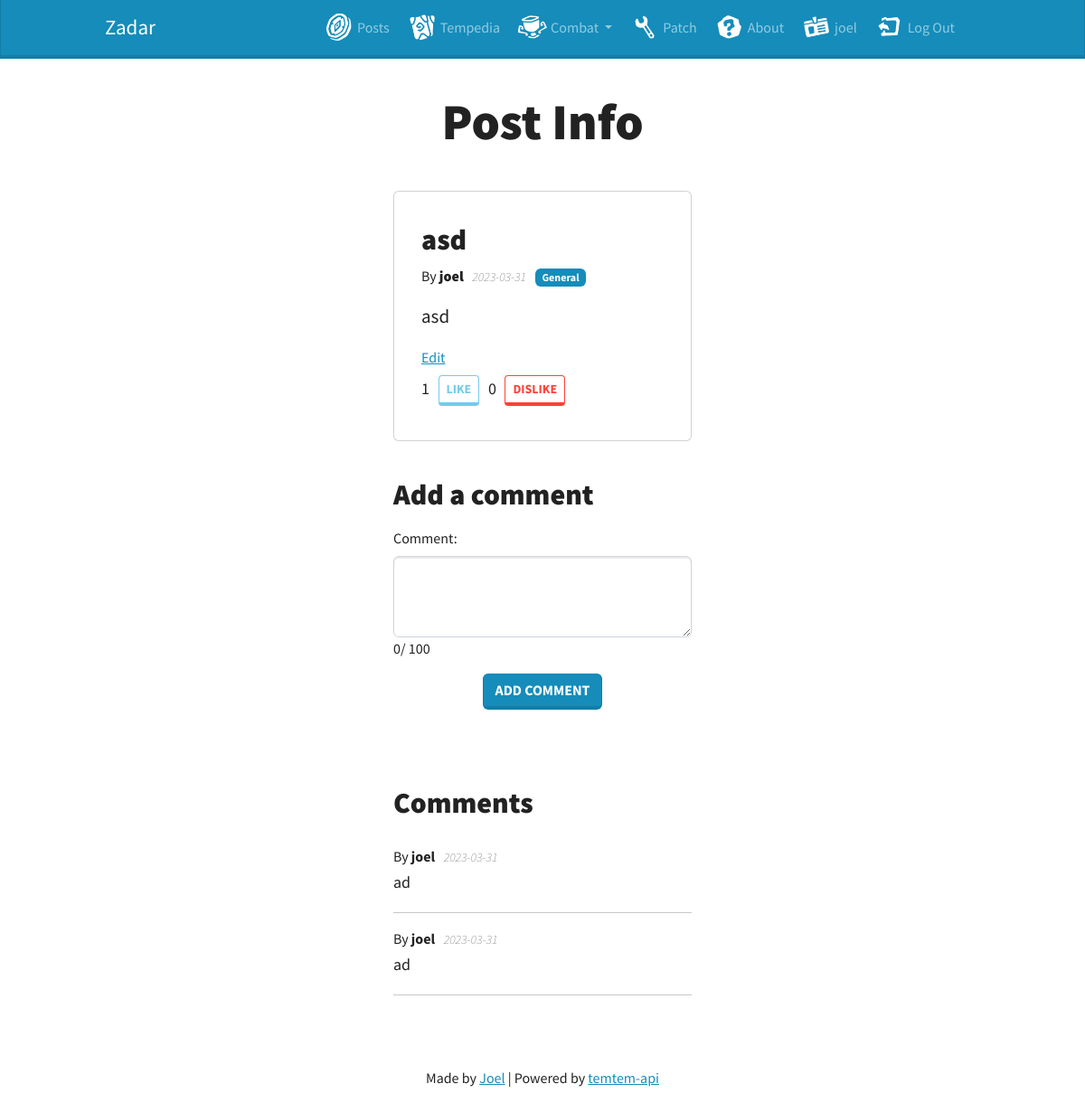
The app's page /post/1 (signed in) with its own data.
### tables this page shows
CREATE TABLE user (
  id INTEGER PRIMARY KEY AUTOINCREMENT,
  username TEXT UNIQUE NOT NULL,
  password TEXT NOT NULL,
  user_timestamp TIMESTAMP NOT NULL DEFAULT CURRENT_TIMESTAMP
);

CREATE TABLE post (
  id INTEGER PRIMARY KEY AUTOINCREMENT,
  author_id INTEGER NOT NULL,
  created TIMESTAMP NOT NULL DEFAULT CURRENT_TIMESTAMP,
  title TEXT NOT NULL,
  body TEXT NOT NULL,
  category TEXT CHECK(category IN ('GENERAL', 'TEMTEMUP', 'OPINION')) DEFAULT 'GENERAL',
  FOREIGN KEY (author_id) REFERENCES user (id)
);

CREATE TABLE comments (
  id INTEGER PRIMARY KEY AUTOINCREMENT,
  post_id INTEGER NOT NULL,
  user_id INTEGER NOT NULL,
  created TIMESTAMP NOT NULL DEFAULT CURRENT_TIMESTAMP,
  body TEXT NOT NULL,
  FOREIGN KEY (post_id) REFERENCES post (id),
  FOREIGN KEY (user_id) REFERENCES user (id)
);

### zadar/blueprints/posts.py (the view, shortened to what this page needs)
@bp.route('/post/<int:id>', methods=['GET', 'POST'])
@login_required
def post(id):
    db = get_db()
    post = get_post(id, False)
    likes = get_likes(id)
    comments = get_comments(id)
    return render_template(
        'posts/post.html',
        post=post,
        comments=comments,
        likes=likes,
        categories=get_categories()
    )

### zadar/blueprints/auth.py (called while the page is built)
@bp.before_app_request
def load_logged_in_user():
    user_id = session.get('user_id')
    if user_id is None:
        g.user = None
    else:
        g.user = get_db().execute(
            'SELECT * FROM user WHERE id = ?', (user_id, )
        ).fetchone()

def login_required(view):
    @functools.wraps(view)
    def wrapped_view(**kwargs):
        if g.user is None:
            return redirect(url_for('auth.login'))
        return view(**kwargs)
    return wrapped_view

### zadar/blueprints/posts.py (called while the page is built)
def get_categories():
    return ['GENERAL', 'TEMTEMUP', 'OPINION']

def get_post(id, check_author=True):
    post = get_db().execute(
        'SELECT p.id, title, body, category, created, author_id, username'
        ' FROM post p JOIN user u ON p.author_id = u.id'
        ' WHERE p.id = ?',
        (id,)
    ).fetchone()
    if post is None:
        abort(404, f"Post id {id} doesn't exist.")
    if check_author and post['author_id'] != g.user['id']:
        abort(403)
    return post

def get_comments(id):
    db = get_db()
    comments = db.execute('SELECT c.id, c.post_id, c.user_id, u.username, c.created, c.body '
                          'FROM comments c JOIN user u ON c.user_id = u.id '
                          'WHERE c.post_id = ? '
                          'ORDER BY c.created DESC', (id,)).fetchall()
    return comments

def get_likes(id):
    db = get_db()
    likes = db.execute(
        'SELECT '
        'COUNT(CASE WHEN type = "like" THEN 1 ELSE NULL END) as likes, '
        'COUNT(CASE WHEN type = "dislike" THEN 1 ELSE NULL END) as dislikes '
        'FROM likes '
        'WHERE post_id = ?',
        (id,)
    ).fetchone()
    return likes

### zadar/db.py (called while the page is built)
def get_db():
    if 'db' not in g:
        g.db = sqlite3.connect(
            current_app.config['DATABASE'],
            detect_types=sqlite3.PARSE_DECLTYPES
        )
        g.db.row_factory = sqlite3.Row
    return g.db

### zadar/templates/posts/post.html (shortened to what this page needs)
{% extends 'base.html' %}
{% block header %}
  <h1 class="display-4">{% block title %}Post Info{% endblock %}</h1>
{% endblock %}
{% block content %}
<div class="container">
  <div class="post-container">
    <div class="card post">
      <div class="card-body post-body">
        <h2 class="card-title py-1">{{ post['title'] }}</h2>
        <h6 class="card-subtitle py-1">
          <span class="fw-normal">By</span> {{ post['username'] }} &nbsp;
          <small class="fst-italic fw-light text-muted">{{ post['created'].strftime('%Y-%m-%d') }}</small> &nbsp;
          {% if post['category'] == categories[0] %}
          <span class="badge bg-primary">General</span>
          {% endif %}
        </h6>
        <p class="card-text mt-3 post-text">{{ post['body'] }}</p>
        {% if g.user['id'] == post['author_id'] %}
          <a class="action" href="{{ url_for('posts.update', id=post['id']) }}">Edit</a>
        {% endif %}
        <div class="my-2">
          <form class="d-inline" action="{{ url_for('posts.like_post', id=post['id']) }}" method="POST">
            <span class="like-text">{{ likes.likes }}</span>
            <input class="btn btn-sm btn-outline-info" type="submit" value="Like">
          </form>
          <form class="d-inline" action="{{ url_for('posts.like_post', id=post['id']) }}" method="POST">
            <span class="like-text">{{ likes.dislikes }}</span>
            <input class="btn btn-sm btn-outline-danger" type="submit" value="Dislike">
          </form>
        </div>
      </div>
    </div>
    <div class="comments">
      {% if g.user %}
        <h2 class="pb-0">Add a comment</h2>
        <form action="{{ url_for('posts.post', id=post['id']) }}" method="POST">
          <div class="form-group">
            <label class="form-label mt-2" for="body">Comment:</label>
            <textarea class="form-control" id="body" name="body" maxlength="100" required></textarea>
            <div id="character-counter">0/100</div>
          </div>
          <div class="text-center my-3 pb-5">
            <input class="btn btn-primary" type="submit" value="Add Comment">
          </div>
        </form>
      {% endif %}
      <h2>Comments</h2>
      {% if comments%}
        {% for comment in comments %}
          <div class="comment">
            <span class="fw-normal">By</span> <span class="fw-bold">{{ comment['username'] }}</span> &nbsp;
            <small class="fst-italic fw-light text-muted">{{ comment['created'].strftime('%Y-%m-%d') }}</small> &nbsp;
            <p class="pt-1">{{ comment['body'] }}</p>
          </div>
          <hr>
        {% endfor %}
      {% else %}
          <p>No comments yet!</p>
      {% endif %}
    </div>
  </div>
</div>
{% endblock %}

### zadar/templates/base.html (shortened to what this page needs)
<!DOCTYPE html>
<html>
  <head>
    <link
      rel="stylesheet"
      href="{{ url_for('static', filename='css/bootstrap.min.css') }}"
    />
    <link
      rel="stylesheet"
      href="{{ url_for('static', filename='css/style.css') }}"
    />
  </head>
  <body>
    <nav class="navbar navbar-expand-md navbar-dark bg-primary">
      <div class="container navbar-container">
        <a class="navbar-brand" href="{{ url_for('posts.index')}}">Zadar</a>
        <div class="collapse navbar-collapse" id="navbarSupportedContent">
          <ul class="navbar-nav ms-auto align-items-center">
            {% if g.user %}
            <li class="nav-item nav-item-img">
              <a class="nav-link" href="{{ url_for('posts.index') }}"
                ><img class="nav-img" src="{{ url_for('static', filename='img/nav/home.png') }}"> Posts</a
              >
            </li>
            <li class="nav-item nav-item-img">
              <a class="nav-link" href="{{ url_for('tempedia.search') }}"
                ><img class="nav-img" src="{{ url_for('static', filename='img/nav/general.png') }}"> Tempedia</a
              >
            </li>
            <li class="nav-item dropdown nav-item-img">
              <a
                class="nav-link dropdown-toggle"
                href="#"
                id="navbarDropdown"
                role="button"
                data-toggle="dropdown"
                aria-haspopup="true"
                aria-expanded="false"
              >
              <img class="nav-img" src="{{ url_for('static', filename='img/nav/tournaments.png') }}"> Combat
              </a>
            </li>
            <li class="nav-item nav-item-img">
              <a class="nav-link" href="{{ url_for('patch.patch') }}"
                ><img class="nav-img" src="{{ url_for('static', filename='img/nav/bugs.png') }}"> Patch</a
              >
            </li>
            <li class="nav-item nav-item-img">
              <a class="nav-link" href="{{ url_for('about.about') }}"
                ><img class="nav-img" src="{{ url_for('static', filename='img/nav/questions.png') }}"> About</a
              >
            </li>
            <li class="nav-item nav-item-img">
              <a class="nav-link" href="{{ url_for('posts.get_profile' )}}"
                ><img class="nav-img" src="{{ url_for('static', filename='img/nav/media.png') }}"> {{ g.user['username'] }}</a
              >
            </li>
            <li class="nav-item nav-item-img">
              <a class="nav-link" href="{{ url_for('auth.logout') }}">
                <img class="nav-img" src="{{ url_for('static', filename='img/nav/exit.png') }}"> Log Out</a>
            </li>
            {% endif %}
          </ul>
        </div>
      </div>
    </nav>
    <div class="container my-3">
      <section class="content">
        <header class="text-center">{% block header %}{% endblock %}</header>
        {% block content %}{% endblock %}
      </section>
    </div>
    <footer class="text-center my-5">
      <span>Made by
        <a href="https://github.com/JoelEncinas" target="_blank">Joel</a>
        | Powered by <a href="https://temtem-api.mael.tech/" target="_blank">temtem-api</a>
      </span>
    </footer>
  </body>
</html>

### zadar/static/css/style.css (style rules this page uses)
.container { max-width: 768px; }
h1, h2, h3, h4, h5, h6, .display-4 { font-weight: 900; padding-top: 20px; padding-bottom: 20px; }
p { font-size: 18px; line-height: 26px; margin-bottom: 20px; }
textarea { min-height: 90px !important; }
.navbar-container { max-width: 992px; }
.navbar-brand { font-size: 23px; }
.nav-item-img { position: relative; padding: 0 20px; }
.nav-img { width: 40px; position: absolute; left: -12px; top: 0; }
.profile-container, .filter-container, .post-container { width: 100%; max-width: 360px; padding: 15px; margin: 0 auto; }
.post-body, .post { width: 100%; max-width: 360px; padding: 15px; margin: 0 auto; }
.post { margin-bottom: 20px; }
.post-text { font-size: 21px; }
.like-text { font-size: 18px; }

### records on screen
user: user.username "joel", username "joel"
post: title "asd", created "2023-03-31", body "asd"
comments: username "joel", created "2023-03-31", body "ad"
comments: username "joel", created "2023-03-31", body "ad"

### other values on screen
{{ likes.likes }} "1"
{{ likes.dislikes }} "0"
